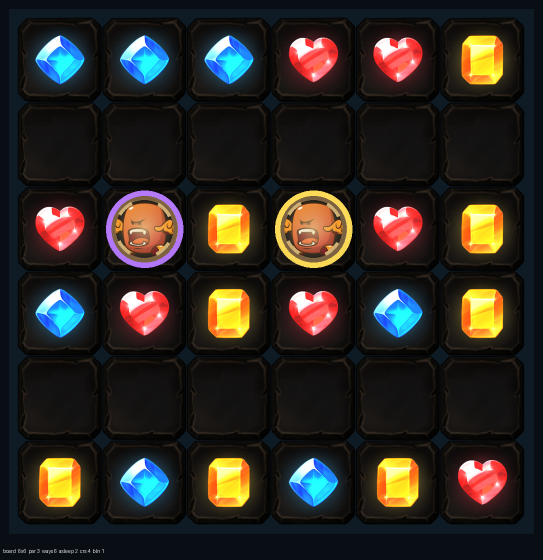
#> input picture Tools/_k_probe.png, 1086 x 1120 px (shown at 1/2 size)
$ python -i make_charm_gems.py   (imports and definitions only)
#> lines starting #> are read from the running program, lines starting #| are printed output that depends on the picture
# -*- coding: utf-8 -*-
"""Cuts the owner-supplied charm stones into Assets/Game/Art/Siege/.

    python Tools/make_charm_gems.py --source C:/Users/Digikey/Downloads/gems
    python Tools/make_charm_gems.py --check      # prove the shipped PNGs are what this cuts
    python Tools/make_charm_gems.py --contact    # one sheet, at the size a cell really draws

**Three of the six charms are drawn art now, and the other three are still cut from the gem
pack.** A lance, an hourglass and an anvil are supplied as twelve finished PNGs - three stones in
each of the four board colours - so nothing here hue-rotates anything: the colour is authored and
carrying it through untouched is the whole point of being handed the art. `make_siege_art.py`
still cuts the prism, the stormglass and the furnace out of the RPG gem pack, because nobody has
drawn those; `CHARM_GEMS` over there names only what it still cuts, so the two tools never write
the same file and both `--check` runs stay honest.

**Why a second tool rather than a branch in the first.** `make_siege_art.py` needs six licensed
packs to run at all and answers "nothing to do" without them; these twelve want to be re-cuttable
on a checkout that has none of them, and the source here is one folder of the owner's own artwork
rather than a pack. It is the arrangement `make_ad_art.py` already uses for the shop's supplied
pictures: the source lives outside the repo, the cut PNG is the committed artifact.

**The cut is two decisions and both are the pack-cut stones' own.** Trim to the drawing, then fit
the long edge to `SCALE` of a `TILE` box - the same room `make_siege_art.charm_gem` gives a
charmed stone (0.94 against a plain gem's 0.88), so these draw exactly as large as the stormglass
and the furnace standing beside them. No recolour and no grade: a supplied colour that needed
pulling onto the ward hue would be a fault to send back, not one to paint over.

**The trim is taken at alpha 8 rather than at anything non-zero**, for `make_ad_art.py`'s reason
and measured the same way: every hourglass export carries a faint speck out to its left that moves
the bounding box 120 pixels and would hang the stone off-centre in its cell. All twelve boxes are
stable from 8 up to 128.

**`--check` measures the colour as well as the size, because the one silent failure here is a
mis-filed stone.** Twelve files differing only by a word in the name is exactly the shape that
ships an amber lance addressed as the red one - and it would validate green everywhere, draw
perfectly, and simply pay the wrong ward in the player's hand. So the check reads each committed
PNG's own median hue back and holds it to `WARD_HUES`, which is the one place the four colours are
written down. The tolerance is well inside the closest pair (poppy and amber are 0.089 apart), so
any swap of two colours fails rather than rounds.
"""

import argparse
import colorsys
import pathlib
import sys

ROOT = pathlib.Path(__file__).resolve().parents[1]
OUT = ROOT / "Assets" / "Game" / "Art" / "Siege"

sys.path.insert(0, str(ROOT / "Tools"))

# The four colours and the size of a stone come from the tool that cuts every other gem on this
# board, never from a second copy here - a fifth hue or a different cell would be invisible until
# somebody looked at a screenshot.
from make_siege_art import TILE, WARD_HUES  # noqa: E402

#: How much of the cell a charmed stone fills. `make_siege_art.charm_gem`'s own figure, and it is
#: not a plain gem's 0.88: these shapes are pointed or round where the four gems are broad, so
#: fitted to the same box they draw visibly smaller than the stones beside them.
SCALE = 0.94

#: Below this the alpha is an export fringe rather than the drawing. See the header.
TRIM_ALPHA = 8

#: Which charms are supplied art. The rest of the roster is `make_siege_art.CHARM_GEMS`.
CHARMS = ("anvil", "hourglass", "lance")

#: What the supplied files call each board colour. The game's letters are permanent (`WARD_HUES`,
#: and every address is built out of one), so the mapping is written here rather than either side
#: being renamed to meet the other.
COLOURS = (("red", "r"), ("green", "g"), ("blue", "b"), ("orange", "y"))

#: How far a supplied stone's own hue may sit from the ward hue it is filed under. The four ward
#: hues' closest pair is poppy and amber at 0.089, so anything under 0.045 makes a swapped pair
#: unambiguous; 0.06 is the far side of that and still catches every mis-file, while leaving room
#: for the drawn blues, which measure about 0.04 cooler than azure.
HUE_SLACK = 0.06

#: A pixel has to be solid, coloured and lit to be evidence about the stone's hue - a stone's
#: highlights are white and its facets are nearly black, and neither says anything about which
#: colour it is.
HUE_MIN_ALPHA, HUE_MIN_SAT, HUE_MIN_VAL = 200, 0.35, 0.25


def name_of(charm, letter):
    return "gem_%s_%s.png" % (charm, letter)


# [8 lines left out: function load, not called in this run]


def cut(image):
    """Trim to the drawing, fit the long edge, centre it on a `TILE` square. Nothing else."""
    from PIL import Image

    alpha = image.split()[-1]
    box = alpha.point(lambda v: 255 if v >= TRIM_ALPHA else 0).getbbox()
    if box is None:
        sys.exit("the artwork is entirely transparent")

    art = image.crop(box)

    room = max(1, int(TILE * SCALE))
    ratio = min(room / float(art.width), room / float(art.height))
    art = art.resize((max(1, int(art.width * ratio)), max(1, int(art.height * ratio))),
                     Image.LANCZOS)

    out = Image.new("RGBA", (TILE, TILE), (0, 0, 0, 0))
    out.alpha_composite(art, ((TILE - art.width) // 2, (TILE - art.height) // 2))
    return out


# [160 lines left out: functions median_hue, hue_gap, draw, check, contact, main, not called in this run]


# [2 lines not run here, left out]

>>> from PIL import Image
>>> picture = Image.open('_k_probe.png')
#> picture is the input picture: PIL image 1086x1120 RGB; mean R, G, B 45.8, 40.3, 34.6
>>> result = cut(picture)
#> in cut, `alpha = image.split()[-1]`:
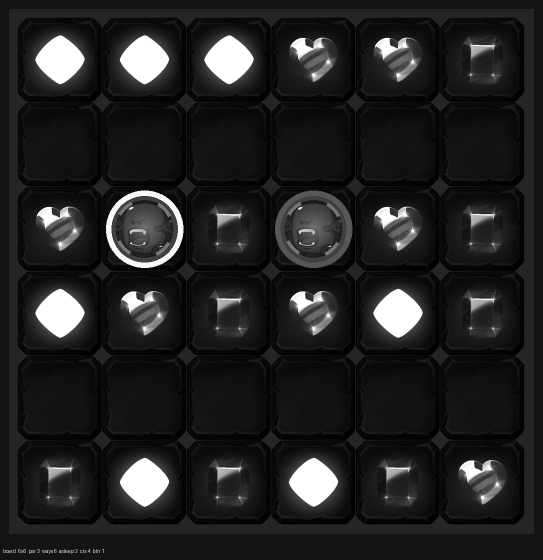
#> alpha: PIL image 1086x1120 L (shown at 1/2 size); min 0, max 255, mean 34.6
#> in cut, `box = alpha.point(lambda v: 255 if v >= TRIM_ALPHA else 0).getbbox()`: box = (0, 0, 1086, 1120)
#> (the run stopped early here; a loop or call above may not have finished)

$ run again, on Tools/_k_show.png
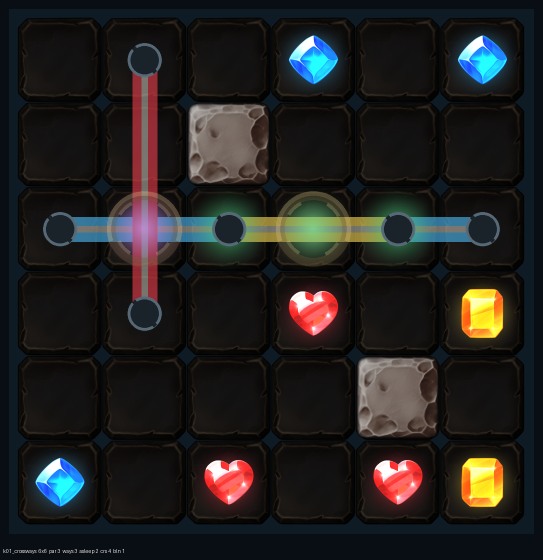
#> input picture Tools/_k_show.png, 1086 x 1120 px (shown at 1/2 size)
#> picture is the input picture: PIL image 1086x1120 RGB; mean R, G, B 34.2, 32.6, 31.5
#> in cut, `alpha = image.split()[-1]`:
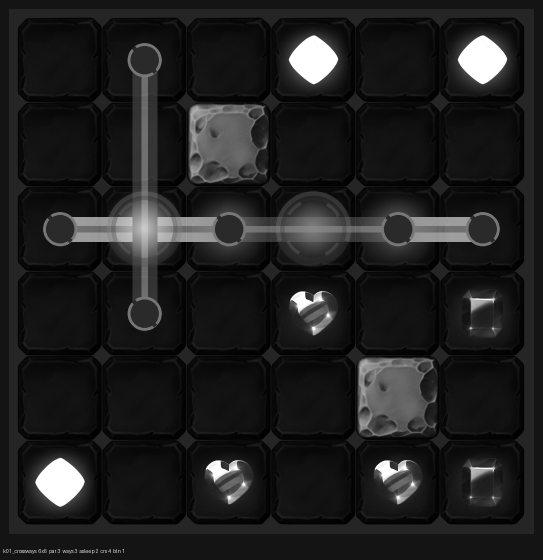
#> alpha: PIL image 1086x1120 L (shown at 1/2 size); min 0, max 255, mean 31.5
#> box = (0, 0, 1086, 1120)

$ run again, on Tools/_kindle_row0.png
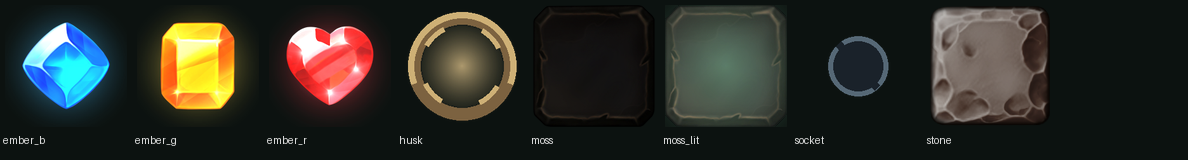
#> input picture Tools/_kindle_row0.png, 1188 x 160 px
#> picture is the input picture: PIL image 1188x160 RGB; mean R, G, B 46.2, 46.6, 39.6
#> in cut, `alpha = image.split()[-1]`:
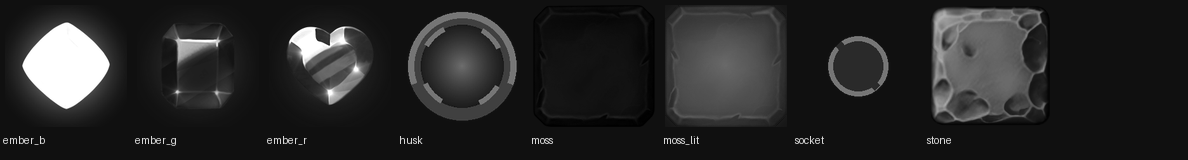
#> alpha: PIL image 1188x160 L; min 0, max 255, mean 39.6
#> box = (0, 0, 1188, 160)
